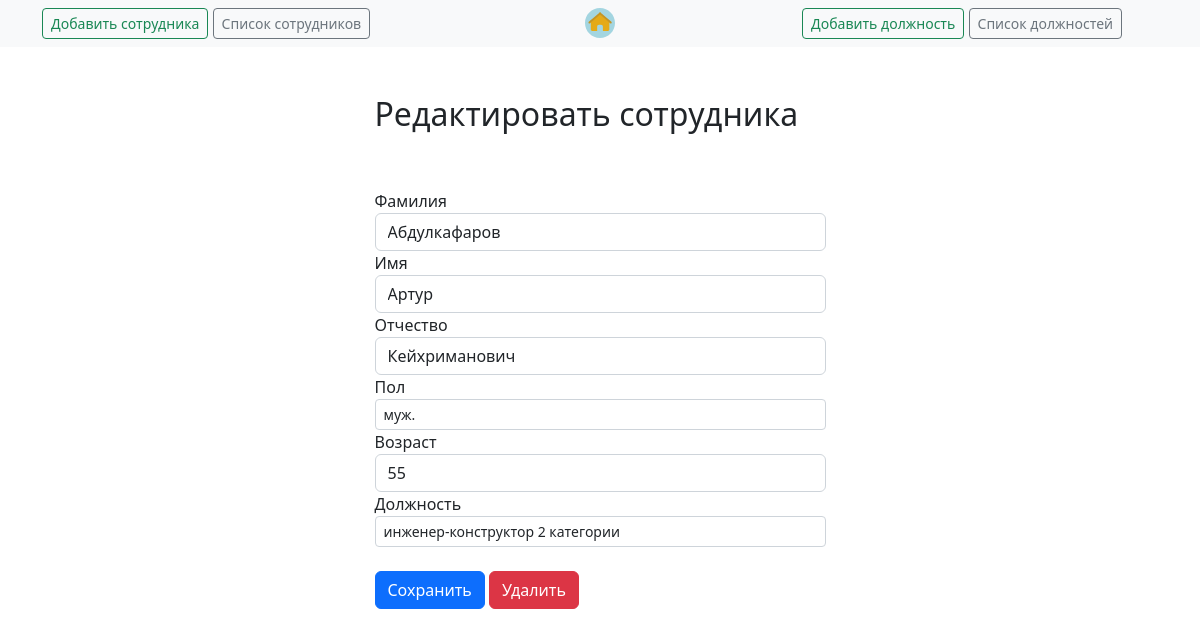
Screenshot of /employees/viewemployees/18 with the database file from the repository.
### employees/models.py (models this page shows, shortened)
class employees_Models(models.Model):
    employees_Models_LastName = models.CharField(max_length=30, blank=True,
                                                 validators=[RegexValidator(r'^[a-zA-Zа-яА-Я]')])
    employees_Models_MidleName = models.CharField(max_length=30, blank=True,
                                                  validators=[RegexValidator(r'^[a-zA-Zа-яА-Я]')])
    employees_Models_FirstName = models.CharField(max_length=30, blank=True,
                                                  validators=[RegexValidator(r'^[a-zA-Zа-яА-Я]')])
    employees_Models_gender = models.CharField(max_length=10, blank=True)
    employees_Models_age = models.IntegerField(blank=True, validators=[MinValueValidator(14), MaxValueValidator(99)])
    employees_Models_job = models.CharField(max_length=70, blank=True)

### employees/views.py (the view, shortened to what this page needs)
# urls.py: path('viewemployees/<int:employees_pk>', views.viewemployees, name='view_employees'),  # <int:employees_pk>/ - в адрес автомат-ки подставляет значение
def viewemployees(request, employees_pk):
    employees = get_object_or_404(employees_Models, pk=employees_pk)
    currentjobs = Job.objects.all()
    if request.method == 'GET':
        form = employeesForm(instance=employees)  # instance=1todo - уточняем, что изменяем уже существующий объект
        return render(request, 'employees/view_employees.html',
                      {'employees': employees, 'form': form, 'currentjobs':currentjobs})

### employees/forms.py
class employeesForm(ModelForm):
    class Meta:
        model = employees_Models
        fields = ['employees_Models_LastName', 'employees_Models_MidleName',
                  'employees_Models_FirstName', 'employees_Models_gender',
                  'employees_Models_age', 'employees_Models_job']

### employees/templates/employees/view_employees.html (shortened to what this page needs)
{% extends 'job/base.html' %}
{% block content %}
    <div class="row justify-content-center mt-5">
        <div class="col-md-5">
            <h2>Редактировать сотрудника</h2>
        </div>
    </div>
    <div class="row justify-content-center mt-5">
        <div class="col-md-5">
            <form method="POST">
                <div class="form-group">
                    <label for="employees_Models_LastName">Фамилия</label>
                    <input type="text" name="employees_Models_LastName"
                           class="form-control" id="employees_Models_LastName"
                           value="{{ employees.employees_Models_LastName }}" required>
                </div>
                <div class="form-group">
                    <label for="employees_Models_FirstName">Имя</label>
                    <input type="text" name="employees_Models_FirstName"
                           class="form-control" id="employees_Models_FirstName"
                           value="{{ employees.employees_Models_FirstName }}" required>
                </div>
                <div class="form-group">
                    <label for="employees_Models_MidleName">Отчество</label>
                    <input type="text" name="employees_Models_MidleName"
                           class="form-control" id="employees_Models_MidleName"
                           value="{{ employees.employees_Models_MidleName }}" required>
                </div>
                <label for="employees_Models_gender">Пол</label>
                <select class="form-control form-control-sm" name="employees_Models_gender" id="employees_Models_gender">
                    <option>муж.</option>
                </select>
                <div class="form-group">
                    <label for="employees_Models_age">Возраст</label>
                    <input type="text" name="employees_Models_age"
                           class="form-control" id="employees_Models_age"
                           value="{{ employees.employees_Models_age }}" required>
                </div>
                {% if currentjobs %}
                    <label for="employees_Models_job">Должность</label>
                    <select class="form-control form-control-sm" name="employees_Models_job" id="employees_Models_job">
                        {% for currentjob in currentjobs %}
                            <option>{{ currentjob.job_title }} {{ currentjob.job_category }}</option>
                        {% endfor %}
                    </select>
                {% endif %}
                <br>
                <button type="submit" class="btn btn-primary">Сохранить</button>
                <button type="button" class="btn btn-danger" onclick="$('#delete').click()">Удалить</button>
            </form>
        </div>
    </div>
{% endblock %}

### rows the page displays
employees_Models: employees_Models_LastName "Абдулкафаров", employees_Models_FirstName "Артур", employees_Models_MidleName "Кейхриманович", employees_Models_age "55"

### other values shown
form field employees_Models_job "инженер-конструктор 2 категории"
